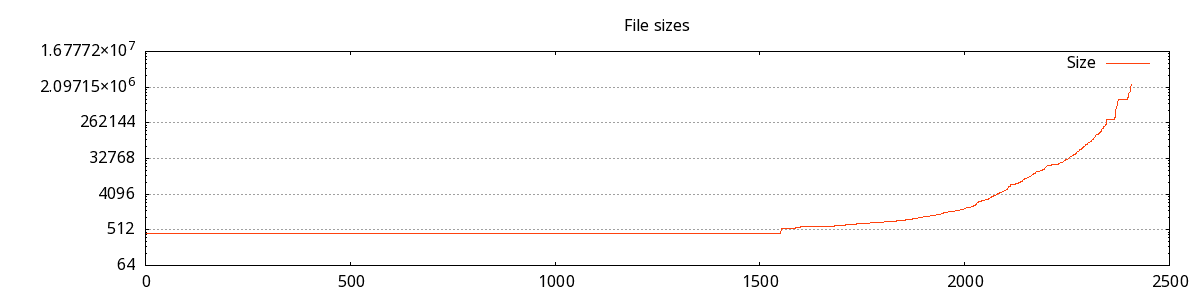

Write the gnuplot code that produced this figure.
set terminal png size 1200,300 enhanced
# font "Helvetica,20"
set output 'file-sizes.png'

yellow = "#ffd320"; red = "#ff420e"; blue = "#004586";
# set yrange [0:25000000]
# set ytics 1000
# set style data histogram
# set style histogram cluster gap 1
# set style fill solid
# set boxwidth 0.9
# set xtics format ""
set grid ytics
set log y 8

set title "File sizes"
plot "file-sizes.dat" using 1 title "Size" with lines linecolor rgb red
